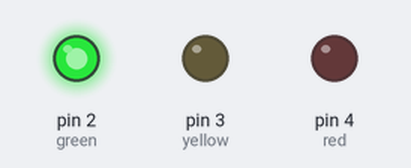
This sketch was run on a simulated Arduino Uno, built with avr-gcc and run on an emulated ATmega328P. Parts: output pins drawn as LEDs (lit = HIGH).

Above: at 1.0 s.
At 3.0 s:
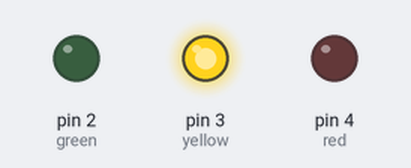
At 6.5 s:
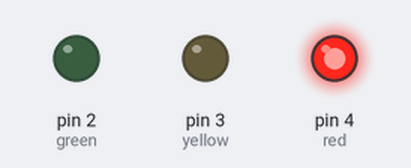
At 9.5 s:
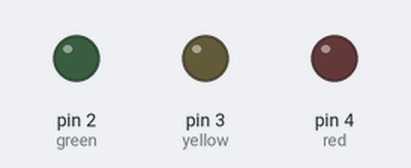
Timing chart, 0 to 13.0 s (numbered marks = the images above):
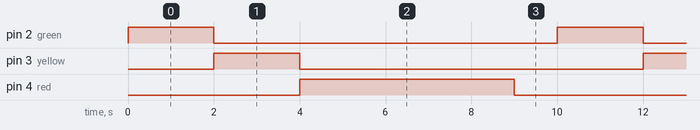

Measured:
- by itself, pin 2 (green), pin 3 (yellow): alternates HIGH for 2.0 s and LOW for 8.0 s
- by itself, pin 4 (red): alternates HIGH for 5.0 s and LOW for 5.0 s
- by itself, everything shown: repeats every 10.0 s, in 4 steps

The sketch:

traffic_light.ino
```cpp
int green= 2;
int yellow=3;
int red=4;
void setup() {
  pinMode(green, OUTPUT);
  pinMode(yellow,OUTPUT);
  pinMode(red,OUTPUT);
}

void loop() {
  digitalWrite(green, HIGH);
  delay(2000);
  digitalWrite(green, LOW);

  digitalWrite(yellow,HIGH);
  delay(2000);
  digitalWrite(yellow,LOW);

  digitalWrite(red,HIGH);
  delay(5000);
  digitalWrite(red,LOW);

  delay(1000);
}
```
